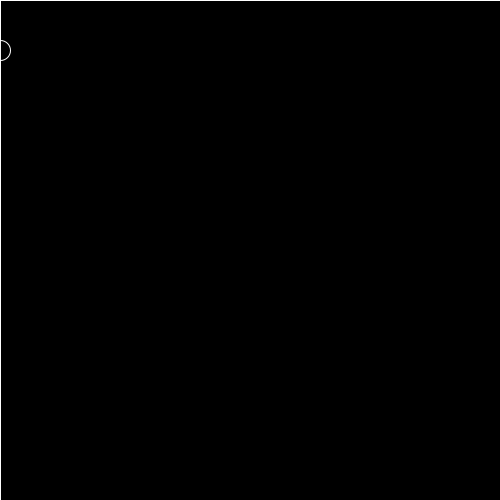
Frame 1 (no input)
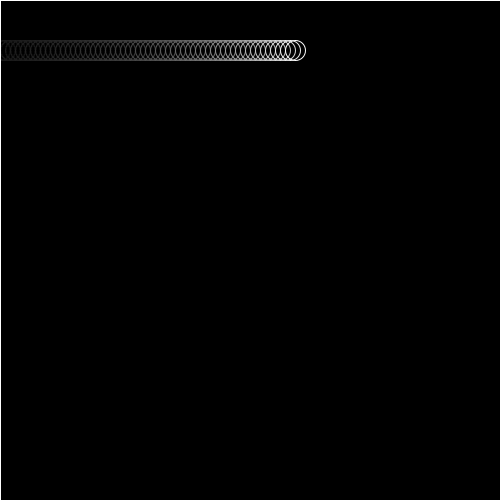
Frame 60 (the mouse pressed at the canvas centre just before this capture)
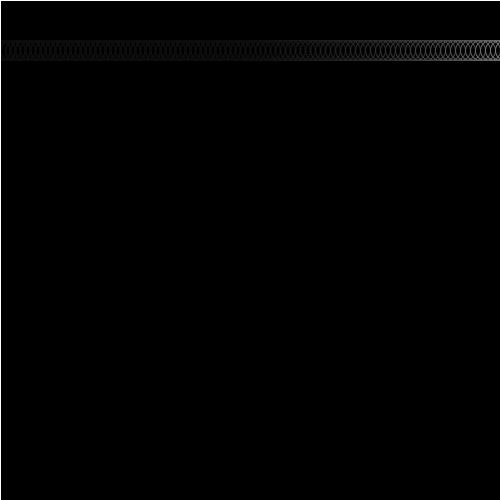
Frame 120 (the mouse held since frame 60 and released just before this capture)

The Processing sketch that drew these frames (run headless with seeded random() and noise(); from frame 60 on, the mouse is pressed at the canvas centre):

// Processing sketch: processing_71788
// ── processing_71788.pde

int x = 0;
int a=250;
int d=250;
int c = 0;
int v = 1;
void setup()
{
  size(500, 500);
  stroke(255, 255, 255);
  noFill();
  background(0, 0, 0);
}
void draw()
{
  fill(0, 0, 0, 10);
  rect(0, 0, 500, 500);
  ellipse(x, 50, 20, 20);
  x = x + 5;
}
void mouseDragged()
{
  stroke(255);
  line(mouseX, mouseY, pmouseX, pmouseY);
  ellipse(mouseX, mouseY, 10, 10);
  ellipse(500-mouseX, mouseY, 10, 10);
  ellipse(a, d, 30, 30);
  a= a+ 5;
  d=d+5;
  ellipse(500-a, 500-d, 30, 30);
}
void keyPressed()
{
  if ( key=='q')
    stroke(v, 121, 66, 193);
  rect(mouseX, mouseY, 20, 20);
  v= v+ 5;
  if (key=='w')
    stroke(x, x, x);
  line(mouseX, mouseY, 0, 0);
  rect(mouseX, mouseY, 20, 20);
  x=x+1;
  if (key=='e')
    stroke(80, x, 193);
    if (key=='r')
    stroke(121, 66, 193);
  if (key=='t')
    stroke(219, 40, 46);
  line(mouseX, mouseY, 500, 500);
  rect(mouseX, mouseY, 20, 20);
  x=x+20;
 
}
